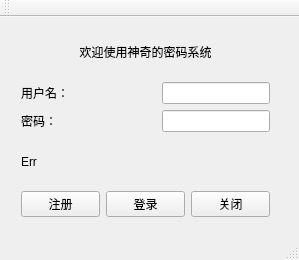
<?xml version="1.0" encoding="UTF-8"?>
<ui version="4.0">
 <class>MainWindow</class>
 <widget class="QMainWindow" name="MainWindow">
  <property name="geometry">
   <rect>
    <x>0</x>
    <y>0</y>
    <width>299</width>
    <height>260</height>
   </rect>
  </property>
  <property name="windowTitle">
   <string>MainWindow</string>
  </property>
  <widget class="QWidget" name="centralWidget">
   <widget class="QWidget" name="verticalLayoutWidget">
    <property name="geometry">
     <rect>
      <x>10</x>
      <y>0</y>
      <width>271</width>
      <height>211</height>
     </rect>
    </property>
    <layout class="QVBoxLayout" name="verticalLayout">
     <item>
      <widget class="QLabel" name="label">
       <property name="text">
        <string>欢迎使用神奇的密码系统</string>
       </property>
       <property name="alignment">
        <set>Qt::AlignCenter</set>
       </property>
      </widget>
     </item>
     <item>
      <layout class="QHBoxLayout" name="horizontalLayout_2">
       <item>
        <widget class="QLabel" name="label_2">
         <property name="text">
          <string>用户名：</string>
         </property>
        </widget>
       </item>
       <item>
        <spacer name="horizontalSpacer">
         <property name="orientation">
          <enum>Qt::Horizontal</enum>
         </property>
         <property name="sizeHint" stdset="0">
          <size>
           <width>40</width>
           <height>20</height>
          </size>
         </property>
        </spacer>
       </item>
       <item>
        <widget class="QLineEdit" name="lineEdit"/>
       </item>
      </layout>
     </item>
     <item>
      <layout class="QHBoxLayout" name="horizontalLayout_3">
       <item>
        <widget class="QLabel" name="label_3">
         <property name="text">
          <string>密码：</string>
         </property>
        </widget>
       </item>
       <item>
        <spacer name="horizontalSpacer_2">
         <property name="orientation">
          <enum>Qt::Horizontal</enum>
         </property>
         <property name="sizeHint" stdset="0">
          <size>
           <width>40</width>
           <height>20</height>
          </size>
         </property>
        </spacer>
       </item>
       <item>
        <widget class="QLineEdit" name="lineEdit_2"/>
       </item>
      </layout>
     </item>
     <item>
      <widget class="QLabel" name="label_4">
       <property name="text">
        <string>Err</string>
       </property>
      </widget>
     </item>
     <item>
      <layout class="QHBoxLayout" name="horizontalLayout">
       <item>
        <widget class="QPushButton" name="pushButton">
         <property name="text">
          <string>注册</string>
         </property>
        </widget>
       </item>
       <item>
        <widget class="QPushButton" name="pushButton_2">
         <property name="text">
          <string>登录</string>
         </property>
        </widget>
       </item>
       <item>
        <widget class="QPushButton" name="pushButton_3">
         <property name="text">
          <string>关闭</string>
         </property>
        </widget>
       </item>
      </layout>
     </item>
    </layout>
   </widget>
  </widget>
  <widget class="QMenuBar" name="menuBar">
   <property name="geometry">
    <rect>
     <x>0</x>
     <y>0</y>
     <width>299</width>
     <height>22</height>
    </rect>
   </property>
  </widget>
  <widget class="QToolBar" name="mainToolBar">
   <attribute name="toolBarArea">
    <enum>TopToolBarArea</enum>
   </attribute>
   <attribute name="toolBarBreak">
    <bool>false</bool>
   </attribute>
  </widget>
  <widget class="QStatusBar" name="statusBar"/>
 </widget>
 <layoutdefault spacing="6" margin="11"/>
 <resources/>
 <connections/>
</ui>
